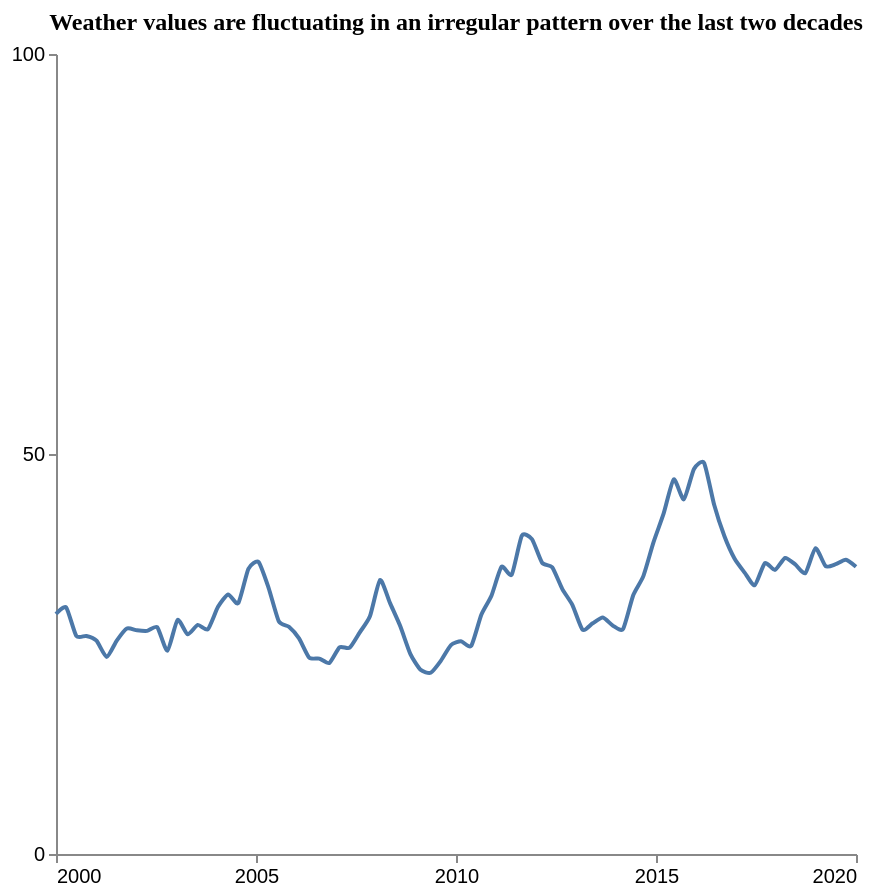

Source (Vega-Lite JSON):
### Vega-Lite specification from a JSON file in a GitHub repository (floating-point values rounded to 4 significant figures)
{"$schema": "https://vega.github.io/schema/vega-lite/v5.json", "description": "Pattern: Irregular", "data": {"values": [{"X": 2000.0, "Y": 30.0}, {"X": 2000.0, "Y": 30.84}, {"X": 2001.0, "Y": 27.28}, {"X": 2001.0, "Y": 27.25}, {"X": 2001.0, "Y": 26.66}, {"X": 2001.0, "Y": 24.62}, {"X": 2002.0, "Y": 26.68}, {"X": 2002.0, "Y": 28.19}, {"X": 2002.0, "Y": 27.96}, {"X": 2002.0, "Y": 27.89}, {"X": 2003.0, "Y": 28.35}, {"X": 2003.0, "Y": 25.41}, {"X": 2003.0, "Y": 29.25}, {"X": 2003.0, "Y": 27.46}, {"X": 2004.0, "Y": 28.64}, {"X": 2004.0, "Y": 28.09}, {"X": 2004.0, "Y": 30.9}, {"X": 2004.0, "Y": 32.44}, {"X": 2005.0, "Y": 31.36}, {"X": 2005.0, "Y": 35.64}, {"X": 2005.0, "Y": 36.5}, {"X": 2005.0, "Y": 33.25}, {"X": 2006.0, "Y": 29.1}, {"X": 2006.0, "Y": 28.41}, {"X": 2006.0, "Y": 26.96}, {"X": 2006.0, "Y": 24.55}, {"X": 2007.0, "Y": 24.43}, {"X": 2007.0, "Y": 23.89}, {"X": 2007.0, "Y": 25.83}, {"X": 2007.0, "Y": 25.78}, {"X": 2008.0, "Y": 27.71}, {"X": 2008.0, "Y": 29.71}, {"X": 2008.0, "Y": 34.25}, {"X": 2008.0, "Y": 31.32}, {"X": 2009.0, "Y": 28.47}, {"X": 2009.0, "Y": 24.98}, {"X": 2009.0, "Y": 23.03}, {"X": 2009.0, "Y": 22.65}, {"X": 2010.0, "Y": 24.15}, {"X": 2010.0, "Y": 26.11}, {"X": 2010.0, "Y": 26.58}, {"X": 2010.0, "Y": 26.02}, {"X": 2011.0, "Y": 29.91}, {"X": 2011.0, "Y": 32.28}, {"X": 2011.0, "Y": 35.91}, {"X": 2011.0, "Y": 34.91}, {"X": 2012.0, "Y": 39.78}, {"X": 2012.0, "Y": 39.35}, {"X": 2012.0, "Y": 36.41}, {"X": 2012.0, "Y": 35.84}, {"X": 2013.0, "Y": 33.11}, {"X": 2013.0, "Y": 31.12}, {"X": 2013.0, "Y": 28.03}, {"X": 2013.0, "Y": 28.84}, {"X": 2014.0, "Y": 29.56}, {"X": 2014.0, "Y": 28.54}, {"X": 2014.0, "Y": 28.13}, {"X": 2014.0, "Y": 32.35}, {"X": 2015.0, "Y": 34.74}, {"X": 2015.0, "Y": 38.95}, {"X": 2015.0, "Y": 42.54}, {"X": 2015.0, "Y": 46.82}, {"X": 2016.0, "Y": 44.34}, {"X": 2016.0, "Y": 48.13}, {"X": 2016.0, "Y": 48.88}, {"X": 2016.0, "Y": 43.62}, {"X": 2017.0, "Y": 39.74}, {"X": 2017.0, "Y": 36.94}, {"X": 2017.0, "Y": 35.18}, {"X": 2017.0, "Y": 33.6}, {"X": 2018.0, "Y": 36.36}, {"X": 2018.0, "Y": 35.51}, {"X": 2018.0, "Y": 37.01}, {"X": 2018.0, "Y": 36.2}, {"X": 2019.0, "Y": 35.11}, {"X": 2019.0, "Y": 38.23}, {"X": 2019.0, "Y": 35.99}, {"X": 2019.0, "Y": 36.23}, {"X": 2020.0, "Y": 36.77}, {"X": 2020.0, "Y": 35.91}]}, "mark": {"type": "line", "interpolate": "cardinal", "tension": 0.4}, "encoding": {"x": {"field": "X", "type": "quantitative", "title": "", "axis": {"grid": false, "format": "d", "values": [2000, 2005, 2010, 2015, 2020], "tickSize": 4}, "scale": {"domain": [2000, 2020]}}, "y": {"field": "Y", "type": "quantitative", "title": "", "axis": {"grid": false, "format": "d", "values": [0, 50, 100], "tickSize": 4, "tickOpacity": 1}, "scale": {"domain": [0, 100]}}}, "title": {"text": "Weather values are fluctuating in an irregular pattern over the last two decades", "anchor": "middle", "font": "Tahoma", "fontSize": 12}, "config": {"lineBreak": "^", "view": {"stroke": null}}, "height": 400, "width": 400, "autosize": "pad"}
